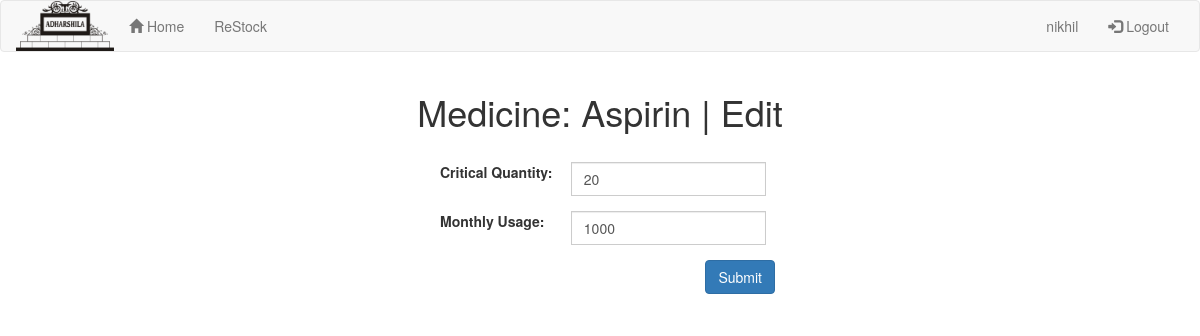
The page /medicine/edit_medicine/1 (signed in) on the database its author committed.
### myapp/models.py (models this page shows, shortened)
class Medicine(models.Model):
	name = models.CharField(max_length=200)
	quantity = models.IntegerField(default=0)
	critical_quantity = models.IntegerField(default=10)
	monthly_usage = models.IntegerField(default=1000)

### myapp/views.py (the view)
# urls.py: url(r'edit_medicine/(?P<medicine_id>[0-9]+)',views.edit_medicine,name='edit_medicine'),
def edit_medicine(request,medicine_id):
	if not request.user.is_authenticated():
		return HttpResponseRedirect("login")
	if request.method == 'POST':
		m = Medicine.objects.get(pk=medicine_id)
		m.critical_quantity = request.POST['new_critical_quantity']
		m.monthly_usage = request.POST['new_monthly_usage']
		m.save()
		return HttpResponseRedirect('/medicine/{}'.format(medicine_id))
	m = Medicine.objects.get(pk=medicine_id)
	context = {'medicine':m}
	return render(request,'change.html',context)

### myapp/templates/change.html (shortened to what this page needs)
{% extends "base.html" %}
{% block content %}
	<div class="container">
		<h1 align="center">
			Medicine: {{ medicine.name }} | Edit
		</h1>
		<br>
		<div class="col-md-4 col-md-offset-4">
			<form role="form" action="/medicine/edit_medicine/{{ medicine.id }}" method="POST">
				<div class="form-group">
					<label class="col-md-5">Critical Quantity:</label>
					<div class="input-group">
						<input type="number" class="form-control" name="new_critical_quantity" value="{{ medicine.critical_quantity }}">
					</div>
				</div>
				<div class="form-group">
					<label class="col-md-5">Monthly Usage:</label>
					<div class="input-group">
						<input type="number" class="form-control" name="new_monthly_usage" value="{{ medicine.monthly_usage }}">
					</div>
				</div>
				<div class="form-group" align="right">
					<button type="submit" class="btn btn-primary">Submit</button>
				</div>
			</form>
		</div>
	</div>
{% endblock %}

### myapp/templates/base.html (shortened to what this page needs)
{% load staticfiles %}
<!DOCTYPE html>
<html>
<head>
	<link rel="stylesheet" type="text/css" href="{% static 'myapp/css/bootstrap.min.css' %}">
	<link rel="stylesheet" type="text/css" href="{% static 'myapp/css/bootstrap-select.min.css' %}">
	<link rel="stylesheet" type="text/css" href="{% static 'myapp/css/style.css' %}">
</head>
<body>
	<nav class="navbar navbar-default">
		<div class="container-fluid">
			<div class="navbar-header">
				<a class="navbar-brand" href="/"><img src="{% static 'myapp/images/logo.png' %}"></a>
			</div>
			{% if user.is_authenticated %}
			<div class="collapse navbar-collapse" id="myNavbar">
				<ul class="nav navbar-nav">
					<li><a href="/"><span class="glyphicon glyphicon-home"></span> Home</a></li>
					<li><a href="restock">ReStock</a></li>
				</ul>
				<ul class="nav navbar-nav navbar-right">
					<li><a href="">{{ user.username }}</a></li>
					<li><a href="logout"><span class="glyphicon glyphicon-log-in"></span> Logout</a></li>
				</ul>
			</div>
			{% endif %}
		</div>
	</nav>
	{% block content %}
	{% endblock %}
</body>
</html>

### myapp/static/myapp/css/style.css (style rules this page uses)
.navbar-brand { margin-left: 0 !important; padding: 0; }
.navbar-brand > img { height: inherit; }

### rows shown on the page
Medicine: name "Aspirin", new_critical_quantity "20", new_monthly_usage "1000"

### other values the page prints
{{ user.username }} "nikhil"
